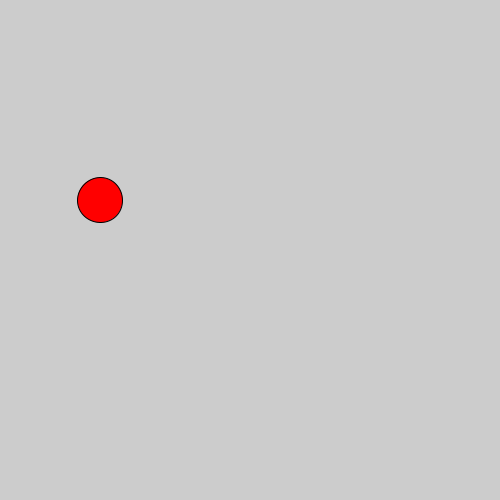
Frame 1 (no input)
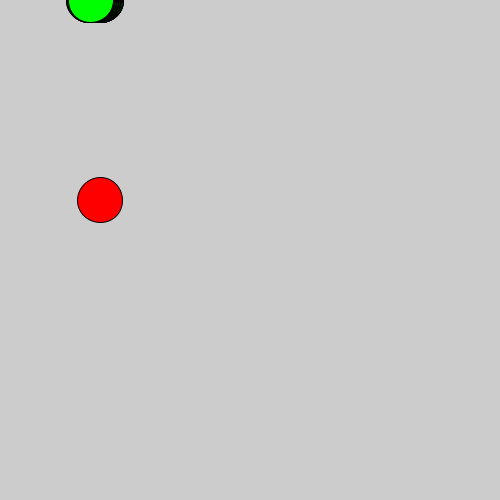
Frame 60 (the mouse pressed at the canvas centre just before this capture)
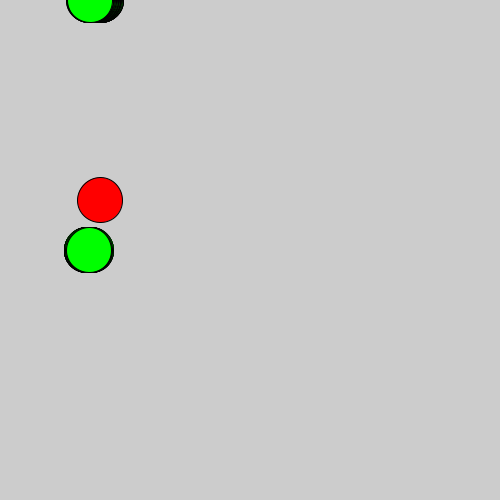
Frame 120 (the mouse held since frame 60 and released just before this capture)

The Processing sketch that drew these frames (run headless with seeded random() and noise(); from frame 60 on, the mouse is pressed at the canvas centre):

// Processing sketch: OOP_1
// ── OOP_1.pde
Modulo mod;

void setup(){
  size(500,500);
  mod = new Modulo();
}

void draw(){
  mod.dibuja();
  mod.tirita();
  mod.col = color(0,255,0);
  mod.posY = mouseY;
}

// ── Modulo.pde
//clase basica
class Modulo {
  //variables de la clase
  float posX, posY;
  float tam;
  color col;

  //constructor
  Modulo() {
    posX = 100;
    posY = 200;
    tam = 45;
    col = color(255, 0, 0);
  }

  //metodos
  void dibuja() {
    fill(col);
    ellipse(posX, posY, tam, tam);
  }
  void tirita() {
    posX += random(-1, 1);
  }
}
